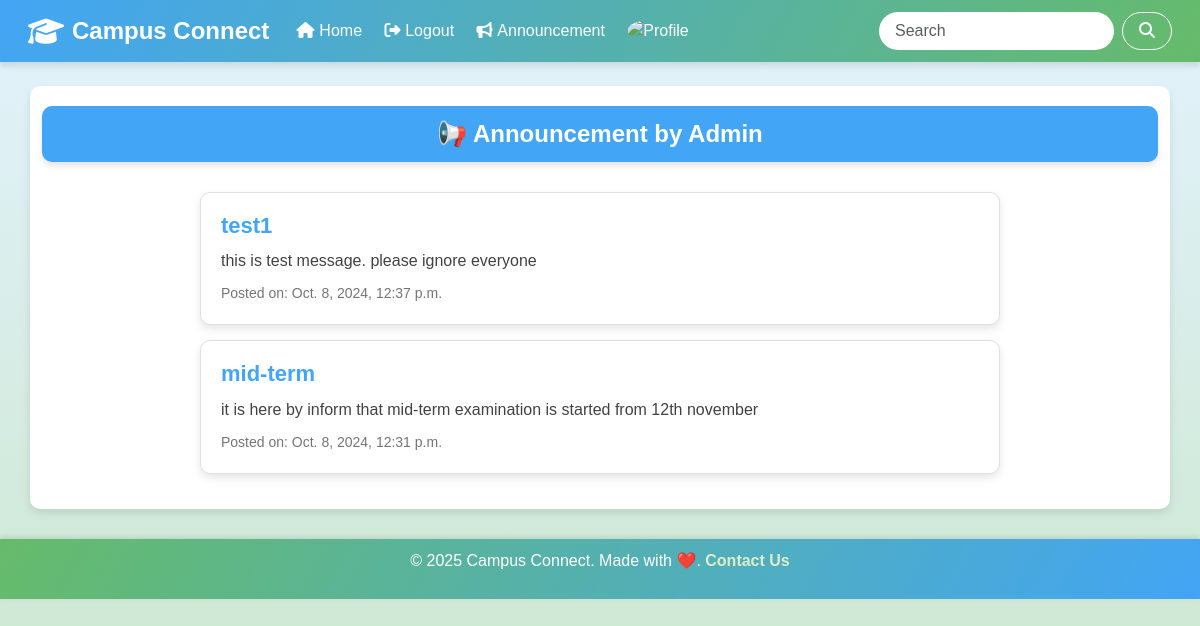
Page /notice/ (signed in) on the committed database.
### student/models.py (models this page shows, shortened)
class Announcement(models.Model):
    title = models.CharField(max_length=100)
    content = models.TextField(max_length=500)
    created_on = models.DateTimeField(auto_now_add=True)
    is_active = models.BooleanField(default=True)

### student/views.py (the view)
# urls.py: path('notice/',views.notice,name='notice'),
@login_required
def notice(request):
    announcements = Announcement.objects.filter(is_active=True).order_by('-created_on')
    return render(request,'announcement.html',{'announcements': announcements})

### student/templates/announcement.html (shortened to what this page needs)
{% extends "base.html" %}
{% block content %}
<!DOCTYPE html>
<html lang="en">
  <head>
  </head>
  <body>
    <p class="notice">📢 Announcement by Admin</p>
    {% for announcement in announcements %}
    <div class="card">
      <div class="announcement">
        <h4>{{ announcement.title }}</h4>
        <p>{{ announcement.content }}</p>
        <small>Posted on: {{ announcement.created_on }}</small>
      </div>
    </div>
    {% empty %}
    <div class="card">
      <p>No announcements available at the moment.</p>
    </div>
    {% endfor %}
  </body>
</html>
{% endblock %}

### templates/base.html (style rules this page uses)
body { font-family: "Arial", sans-serif; background: linear-gradient(to bottom, #e3f2fd, #c8e6c9); min-height: 100vh; margin: 0; padding: 0; }

### student/templates/announcement.html (style rules this page uses)
body { background: linear-gradient(to bottom, #e3f2fd, #c8e6c9); }
.notice { font-size: 24px; text-align: center; margin-bottom: 30px; background-color: #42a5f5; color: white; padding: 10px 20px; border-radius: 10px; box-shadow: 0 4px 6px rgba(0, 0, 0, 0.1); font-weight: bold; }
.card { background: #ffffff; padding: 20px; border: 1px solid #e0e0e0; border-radius: 10px; margin: 15px auto; max-width: 800px; box-shadow: 0 4px 8px rgba(0, 0, 0, 0.1); }
.card h4 { font-size: 22px; font-weight: bold; margin-bottom: 10px; color: #42a5f5; }
.card p { font-size: 16px; color: #424242; margin-bottom: 10px; }
.card small { display: block; font-size: 14px; color: #757575; margin-top: 10px; }

### rows in the picture
Announcement: title "test1", content "this is test message. please ignore everyone", created_on "Oct. 8, 2024, 12:37 p.m."
Announcement: title "mid-term", content "it is here by inform that mid-term examination is started from 12th november", created_on "Oct. 8, 2024, 12:31 p.m."
